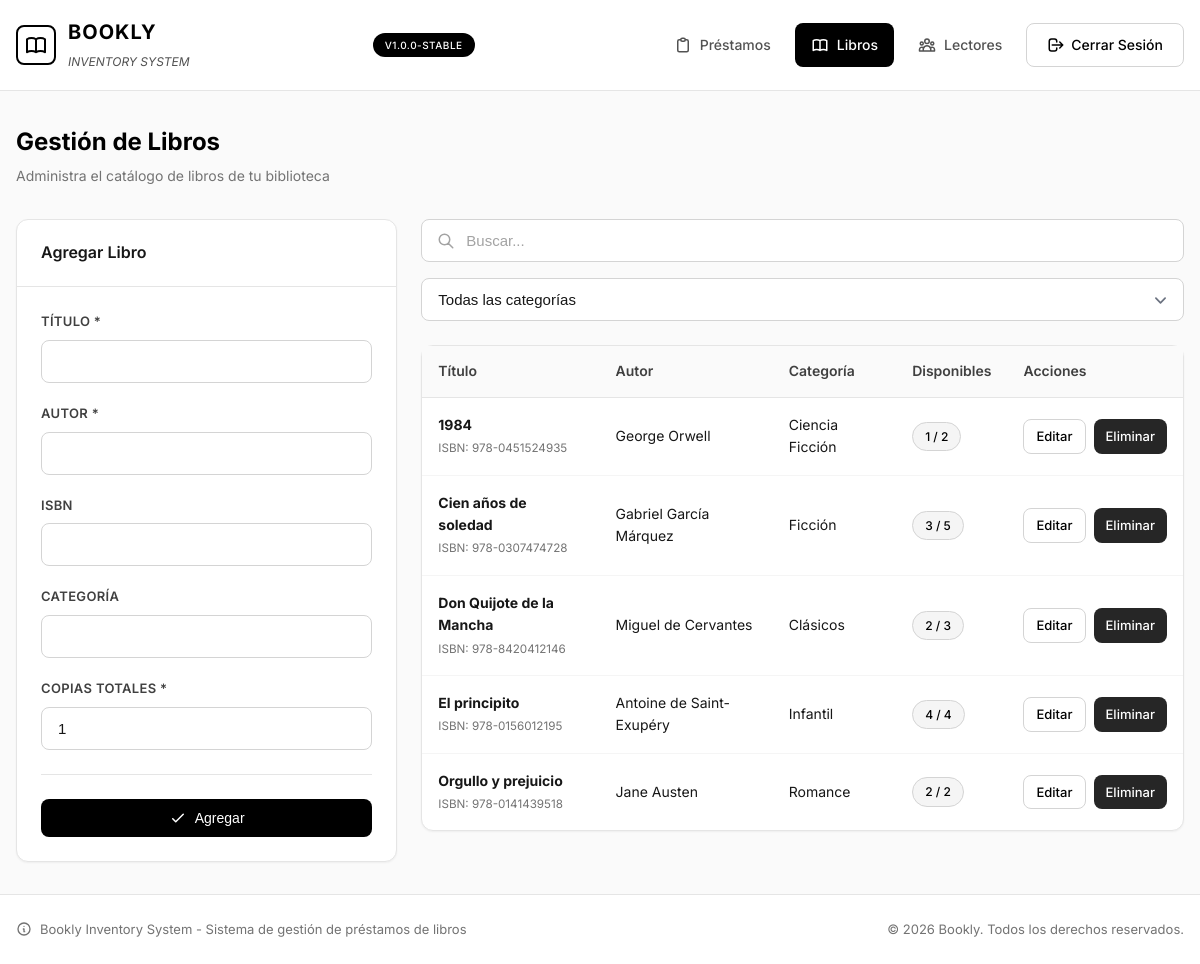
Page /books.php (signed in) on the committed database.
### tables this page shows
CREATE TABLE IF NOT EXISTS books (
    id INT AUTO_INCREMENT PRIMARY KEY,
    title VARCHAR(255) NOT NULL,
    author VARCHAR(255) NOT NULL,
    isbn VARCHAR(20) UNIQUE,
    category VARCHAR(100),
    available_copies INT DEFAULT 1,
    total_copies INT DEFAULT 1,
    created_at TIMESTAMP DEFAULT CURRENT_TIMESTAMP,
    updated_at TIMESTAMP DEFAULT CURRENT_TIMESTAMP ON UPDATE CURRENT_TIMESTAMP
);

### books.php (the view, shortened to what this page needs)
<?php
$errors = [];
$editMode = false;
$editBook = null;
$search = isset($_GET['search']) ? trim($_GET['search']) : '';
try {
    $db = getDB();
    $sql = "SELECT * FROM books WHERE 1=1";
    $params = [];
    $sql .= " ORDER BY title";
    $stmt = $db->prepare($sql);
    $stmt->execute($params);
    $books = $stmt->fetchAll();
} catch (PDOException $e) {
    $errors[] = "Error al cargar los libros.";
    $books = [];
    $categories = [];
}
include 'includes/header.php';
?>
<div class="page-header">
    <div>
        <h2 class="page-title">Gestión de Libros</h2>
        <p class="page-subtitle">Administra el catálogo de libros de tu biblioteca</p>
    </div>
</div>
<div style="display: grid; grid-template-columns: 1fr 2fr; gap: 1.5rem;">
    <div class="card">
        <div class="card-header">
            <h3 class="card-title"><?php echo $editMode ? 'Editar Libro' : 'Agregar Libro'; ?></h3>
        </div>
        <div class="card-body">
            <form method="POST" action="">
                <div class="form-group">
                    <label for="title" class="form-label">Título *</label>
                    <input type="text" name="title" id="title" class="form-control" required
                           value="<?php echo $editBook ? htmlspecialchars($editBook['title']) : ''; ?>">
                </div>
                <div class="form-group">
                    <label for="author" class="form-label">Autor *</label>
                    <input type="text" name="author" id="author" class="form-control" required
                           value="<?php echo $editBook ? htmlspecialchars($editBook['author']) : ''; ?>">
                </div>
                <div class="form-group">
                    <label for="isbn" class="form-label">ISBN</label>
                    <input type="text" name="isbn" id="isbn" class="form-control"
                           value="<?php echo $editBook ? htmlspecialchars($editBook['isbn']) : ''; ?>">
                </div>
                <div class="form-group">
                    <label for="category" class="form-label">Categoría</label>
                    <input type="text" name="category" id="category" class="form-control"
                           value="<?php echo $editBook ? htmlspecialchars($editBook['category']) : ''; ?>">
                </div>
                <div class="form-group">
                    <label for="total_copies" class="form-label">Copias Totales *</label>
                    <input type="number" name="total_copies" id="total_copies" class="form-control" min="1" required
                           value="<?php echo $editBook ? $editBook['total_copies'] : '1'; ?>">
                </div>
                <div class="form-actions">
                    <button type="submit" class="btn btn-primary" style="width: 100%;">
                        <svg xmlns="http://www.w3.org/2000/svg" fill="none" viewBox="0 0 24 24" stroke="currentColor" stroke-width="2">
                            <path stroke-linecap="round" stroke-linejoin="round" d="M5 13l4 4L19 7" />
                        </svg>
                        <?php echo $editMode ? 'Actualizar' : 'Agregar'; ?>
                    </button>
                </div>
            </form>
        </div>
    </div>
    <div>
        <div class="filters">
            <form method="GET" class="search-box">
                <svg xmlns="http://www.w3.org/2000/svg" fill="none" viewBox="0 0 24 24" stroke="currentColor" stroke-width="2">
                    <path stroke-linecap="round" stroke-linejoin="round" d="M21 21l-6-6m2-5a7 7 0 11-14 0 7 7 0 0114 0z" />
                </svg>
                <input type="text" name="search" class="form-control" placeholder="Buscar..." value="<?php echo htmlspecialchars($search); ?>">
            </form>
            <select class="form-control filter-select" onchange="window.location.href='?category='+this.value+'&search=<?php echo urlencode($search); ?>'">
                <option value="">Todas las categorías</option>
            </select>
        </div>
        <div class="card">
            <div class="table-container">
                <table class="table">
                    <thead>
                        <tr>
                            <th>Título</th>
                            <th>Autor</th>
                            <th>Categoría</th>
                            <th>Disponibles</th>
                            <th>Acciones</th>
                        </tr>
                    </thead>
                    <tbody>
                        <?php foreach ($books as $book): ?>
                        <tr>
                            <td>
                                <strong><?php echo htmlspecialchars($book['title']); ?></strong>
                                <?php if ($book['isbn']): ?>
                                <br><small style="color: var(--color-gray-500);">ISBN: <?php echo htmlspecialchars($book['isbn']); ?></small>
                                <?php endif; ?>
                            </td>
                            <td><?php echo htmlspecialchars($book['author']); ?></td>
                            <td><?php echo htmlspecialchars($book['category'] ?: '-'); ?></td>
                            <td>
                                <span class="badge <?php echo $book['available_copies'] > 0 ? 'badge-active' : 'badge-overdue'; ?>">
                                    <?php echo $book['available_copies']; ?> / <?php echo $book['total_copies']; ?>
                                </span>
                            </td>
                            <td>
                                <div class="action-buttons">
                                    <a href="?edit=<?php echo $book['id']; ?>" class="btn btn-secondary btn-sm">Editar</a>
                                    <a href="?delete=<?php echo $book['id']; ?>" class="btn btn-danger btn-sm" onclick="return confirm('¿Eliminar este libro?')">Eliminar</a>
                                </div>
                            </td>
                        </tr>
                        <?php endforeach; ?>
                    </tbody>
                </table>
            </div>
        </div>
    </div>
</div>
<?php include 'includes/footer.php'; ?>

### assets/css/styles.css (style rules this page uses)
:root { --color-black: #000000; --color-white: #ffffff; --color-gray-50: #fafafa; --color-gray-100: #f5f5f5; --color-gray-200: #e5e5e5; --color-gray-300: #d4d4d4; --color-gray-400: #a3a3a3; --color-gray-500: #737373; --color-gray-600: #525252; --color-gray-700: #404040; --color-gray-800: #262626; --color-gray-900: #171717; --font-sans: 'Inter', -apple-system, BlinkMacSystemFont, 'Segoe UI', Roboto, sans-serif; --shadow-sm: 0 1px 2px 0 rgb(0 0 0 / 0.05); --shadow-md: 0 4px 6px -1px rgb(0 0 0 / 0.1), 0 2px 4px -2px rgb(0 0 0 / 0.1); --shadow-lg: 0 10px 15px -3px rgb(0 0 0 / 0.1), 0 4px 6px -4px rgb(0 0 0 / 0.1); --radius-sm: 0.375rem; --radius-md: 0.5rem; --radius-lg: 0.75rem; }
* { margin: 0; padding: 0; box-sizing: border-box; }
body { font-family: var(--font-sans); background-color: var(--color-gray-50); color: var(--color-gray-900); line-height: 1.6; min-height: 100vh; }
.page-header { display: flex; align-items: center; justify-content: space-between; flex-wrap: wrap; gap: 1rem; margin-bottom: 2rem; }
.page-title { font-size: 1.5rem; font-weight: 700; color: var(--color-black); }
.page-subtitle { color: var(--color-gray-500); font-size: 0.875rem; margin-top: 0.25rem; }
.card { background-color: var(--color-white); border: 1px solid var(--color-gray-200); border-radius: var(--radius-lg); box-shadow: var(--shadow-sm); }
.card-header { padding: 1.25rem 1.5rem; border-bottom: 1px solid var(--color-gray-200); }
.card-title { font-size: 1rem; font-weight: 600; }
.card-body { padding: 1.5rem; }
.btn { display: inline-flex; align-items: center; justify-content: center; gap: 0.5rem; padding: 0.625rem 1.25rem; border-radius: var(--radius-md); font-size: 0.875rem; font-weight: 500; text-decoration: none; cursor: pointer; transition: all 0.2s ease; border: none; white-space: nowrap; }
.btn svg { width: 18px; height: 18px; }
.btn-primary { background-color: var(--color-black); color: var(--color-white); }
.btn-secondary { background-color: var(--color-white); color: var(--color-black); border: 1px solid var(--color-gray-300); }
.btn-danger { background-color: var(--color-gray-800); color: var(--color-white); }
.btn-sm { padding: 0.375rem 0.75rem; font-size: 0.8125rem; }
.table-container { overflow-x: auto; }
.table { width: 100%; border-collapse: collapse; font-size: 0.875rem; }
.table th { text-align: left; padding: 0.875rem 1rem; background-color: var(--color-gray-50); font-weight: 600; color: var(--color-gray-700); border-bottom: 1px solid var(--color-gray-200); white-space: nowrap; }
.table td { padding: 1rem; border-bottom: 1px solid var(--color-gray-100); vertical-align: middle; }
.table tbody tr:last-child td { border-bottom: none; }
.badge { display: inline-flex; align-items: center; padding: 0.25rem 0.75rem; border-radius: 9999px; font-size: 0.75rem; font-weight: 500; }
.badge-active { background-color: var(--color-gray-100); color: var(--color-black); border: 1px solid var(--color-gray-300); }
.form-group { margin-bottom: 1.25rem; }
.form-label { display: block; font-size: 0.8125rem; font-weight: 600; color: var(--color-gray-700); margin-bottom: 0.5rem; text-transform: uppercase; letter-spacing: 0.025em; }
.form-control { width: 100%; padding: 0.75rem 1rem; border: 1px solid var(--color-gray-300); border-radius: var(--radius-md); font-size: 0.9375rem; color: var(--color-gray-900); background-color: var(--color-white); transition: border-color 0.2s ease, box-shadow 0.2s ease; }
.form-control::placeholder { color: var(--color-gray-400); }
select.form-control { cursor: pointer; appearance: none; background-position: right 0.75rem center; background-repeat: no-repeat; background-size: 1.5em 1.5em; padding-right: 2.5rem; }
.form-actions { display: flex; gap: 0.75rem; margin-top: 1.5rem; padding-top: 1.5rem; border-top: 1px solid var(--color-gray-200); }
.action-buttons { display: flex; gap: 0.5rem; }
.filters { display: flex; gap: 1rem; margin-bottom: 1.5rem; flex-wrap: wrap; }
.search-box { position: relative; flex: 1; min-width: 250px; }
.search-box input { padding-left: 2.75rem; }
.search-box svg { position: absolute; left: 1rem; top: 50%; transform: translateY(-50%); width: 18px; height: 18px; color: var(--color-gray-400); }
.filter-select { min-width: 150px; }

### rows in the picture
books: title "1984", isbn "978-0451524935", author "George Orwell", category "Ciencia Ficción", available_copies "1", total_copies "2"
books: title "Cien años de soledad", isbn "978-0307474728", author "Gabriel García Márquez", category "Ficción", available_copies "3", total_copies "5"
books: title "Don Quijote de la Mancha", isbn "978-8420412146", author "Miguel de Cervantes", category "Clásicos", available_copies "2", total_copies "3"
books: title "El principito", isbn "978-0156012195", author "Antoine de Saint-Exupéry", category "Infantil", available_copies "4", total_copies "4"
books: title "Orgullo y prejuicio", isbn "978-0141439518", author "Jane Austen", category "Romance", available_copies "2", total_copies "2"
